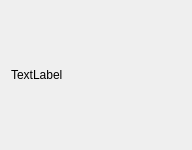
<?xml version="1.0" encoding="UTF-8"?>
<ui version="4.0">
 <class>MainWindow</class>
 <widget class="QMainWindow" name="MainWindow">
  <property name="geometry">
   <rect>
    <x>0</x>
    <y>0</y>
    <width>192</width>
    <height>150</height>
   </rect>
  </property>
  <property name="windowTitle">
   <string>MainWindow</string>
  </property>
  <widget class="QWidget" name="centralWidget">
   <property name="sizePolicy">
    <sizepolicy hsizetype="Expanding" vsizetype="Expanding">
     <horstretch>0</horstretch>
     <verstretch>0</verstretch>
    </sizepolicy>
   </property>
   <layout class="QHBoxLayout" name="horizontalLayout">
    <item>
     <widget class="QLabel" name="label">
      <property name="text">
       <string>TextLabel</string>
      </property>
     </widget>
    </item>
   </layout>
  </widget>
 </widget>
 <layoutdefault spacing="6" margin="11"/>
 <resources/>
 <connections/>
</ui>
